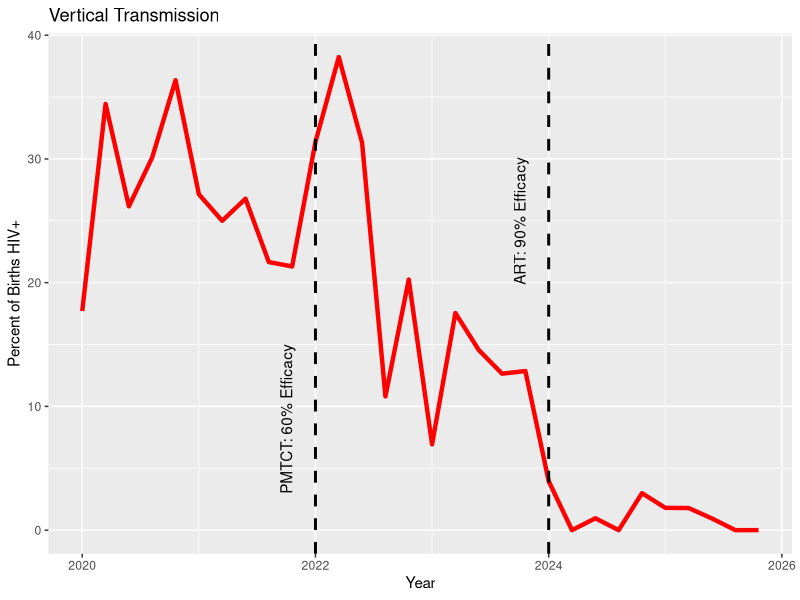

This chart was generated by the following R code:
# SUMMARY: Plot percent of births that are HIV+ over time to show the impact of PMTCT and ART
# INPUT: 
#   1. output/ReportEventRecorder.csv
# OUTPUT: figs/VerticalTransmission.png

rm( list=ls( all=TRUE ) )
graphics.off()

library(reshape)
library(ggplot2)
library(plyr)
library(jsonlite)

PMTCT_YEAR = 2022
ART_YEAR = 2024

fig_dir = 'figs'
if( !file.exists(fig_dir) ) {
    dir.create(fig_dir)
}

dat <- read.csv("output/ReportEventRecorder.csv", header=TRUE)
dat$Count = 1

# Bin years
dat$Year = floor(5*dat$Year)/5

Years = unique(dat$Year)
nYears = length(Years)
base = data.frame( Year=rep(Years, each=2), HasHIV=rep(c('Y', 'N'), nYears), Count=rep(0, 2*nYears) )

dat.m = melt(dat, id=c('Year','HasHIV'), measure='Count')
dat.c = cast(dat.m, Year + HasHIV ~ variable, sum)

dat.cm = merge(base, dat.c, by=c("Year","HasHIV"), all=TRUE)
dat.cm$Count = dat.cm$Count.x + dat.cm$Count.y
dat.cm$Count[is.na(dat.cm$Count)] = 0

# Year tot
dat.cmp = ddply(dat.cm, .(Year), transform, Total=sum(Count))
dat.cmp$Percent = 100* dat.cmp$Count / dat.cmp$Total
dat.cmp$HasHIV = factor(dat.cmp$HasHIV, labels=c("No", "Yes"))

dat.hashiv = dat.cmp[dat.cmp$HasHIV == 'Yes',]


### Plot ###
p = ggplot(dat.hashiv, aes(x=Year, y=Percent)) +
    #geom_histogram(stat="identity") +
    geom_line(colour='Red', size=1.5) +
    geom_vline(xintercept = PMTCT_YEAR, colour='black', linetype='dashed', size=1) +
    annotate( "text", label="PMTCT: 60% Efficacy", x=PMTCT_YEAR-0.25, y=9 ,angle=90) +
    geom_vline(xintercept = ART_YEAR, colour='black', linetype='dashed', size=1) +
    annotate( "text", label="ART: 90% Efficacy", x=ART_YEAR-0.25, y=25 ,angle=90) +
    xlab( 'Year' ) +
    ylab( 'Percent of Births HIV+' ) + 
    ggtitle( 'Vertical Transmission' )

png( file.path(fig_dir,"VerticalTransmission.png"), width=600, height=400)
print( p )
dev.off()

dev.new()
print(p)
